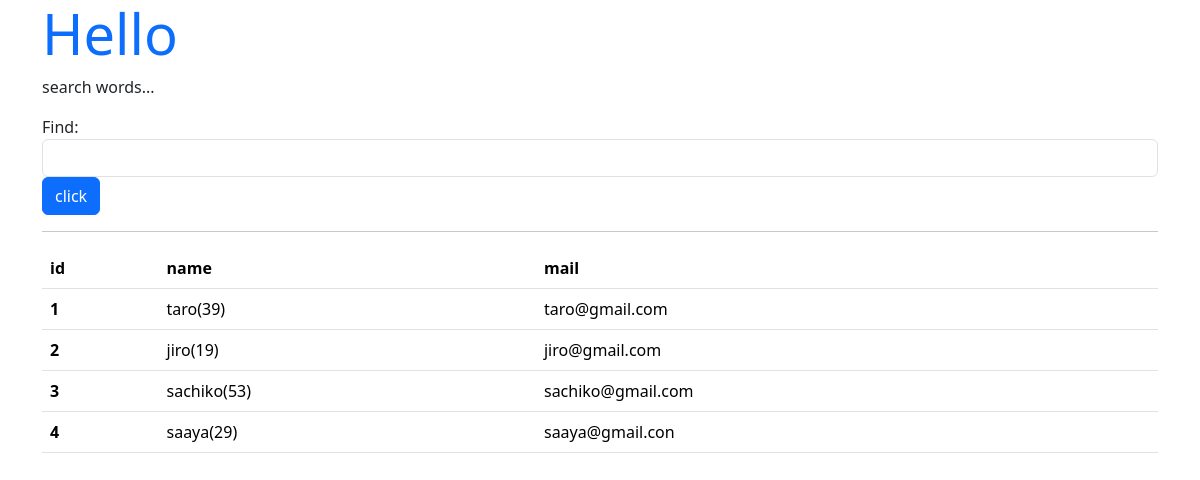
Before: /hello/find with the older database file.
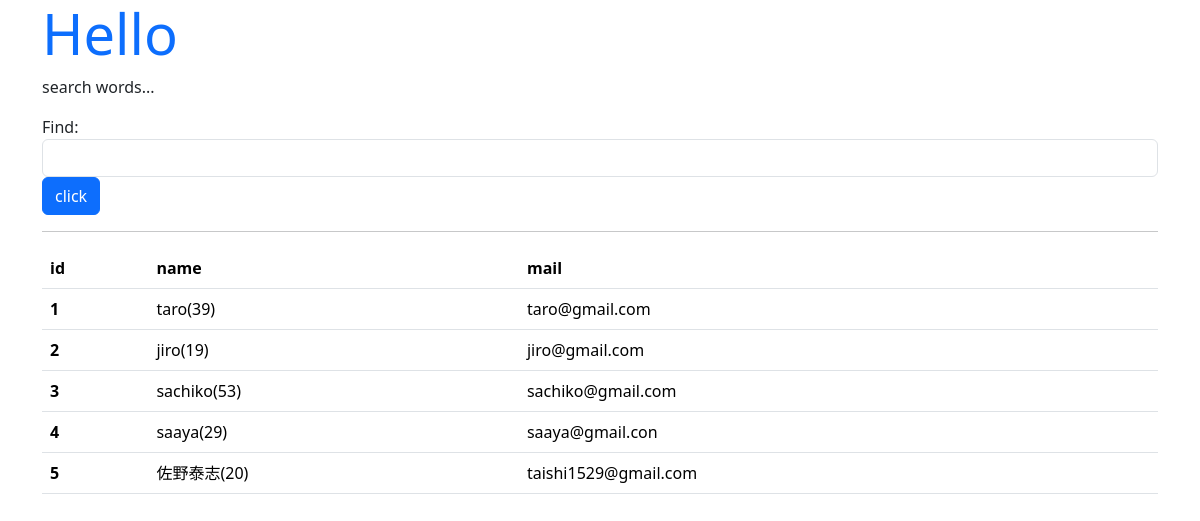
After: the same page with the newer database file.
### hello/models.py (models this page shows)
class Friend(models.Model):
    name = models.CharField(max_length=100)
    mail = models.EmailField(max_length=200)
    gender = models.BooleanField()
    age = models.IntegerField(default=0)
    birthday = models.DateField()

### hello/views.py (the view)
# urls.py: path('find', views.find, name='find'),
def find(request):
    if(request.method == 'POST'):
        form = FindForm(request.POST)
        find = request.POST['find']
        data = Friend.objects.filter(age__lte=int(find))
        msg = 'Result: ' + str(data.count())
    else:
        msg = 'search words...'
        form = FindForm()
        data = Friend.objects.all()
    params = {
        'title':'Hello',
        'message':msg,
        'form':form,
        'data':data,
    }
    return render(request, 'hello/find.html', params)

### hello/forms.py
class FindForm(forms.Form):
    find = forms.CharField(label='Find', required=False, \
        widget=forms.TextInput(attrs={'class':'form-control'}))

### hello/templates/hello/find.html (shortened to what this page needs)
{% load static %}
<!doctype html>
<html lang="ja">
<head>
    <link href="https://cdn.jsdelivr.net/npm/bootstrap/dist/css/bootstrap.css" rel="stylesheet">
</head>
<body class="container">
    <h1 class="display-4 text-primary">{{title}}</h1>
    <p>{{message|safe}}</p>
    <form action="{% url "find" %}" method="post">
    {{ form.as_table }}
        <input type="submit" value="click" class="btn btn-primary">
    </form>
    <hr>
    <table class='table'>
        <tr>
            <th>id</th>
            <th>name</th>
            <th>mail</th>
        </tr>
    {% for item in data %}
        <tr>
            <th>{{item.id}}</th>
            <td>{{item.name}}({{item.age}})</td>
            <td>{{item.mail}}</td>
        </tr>
    {% endfor %}
    </table>
</body>
</html>

Changed rows visible on the page:
added Friend: id "5", name "佐野泰志", age "20", mail "taishi1529@gmail.com"
